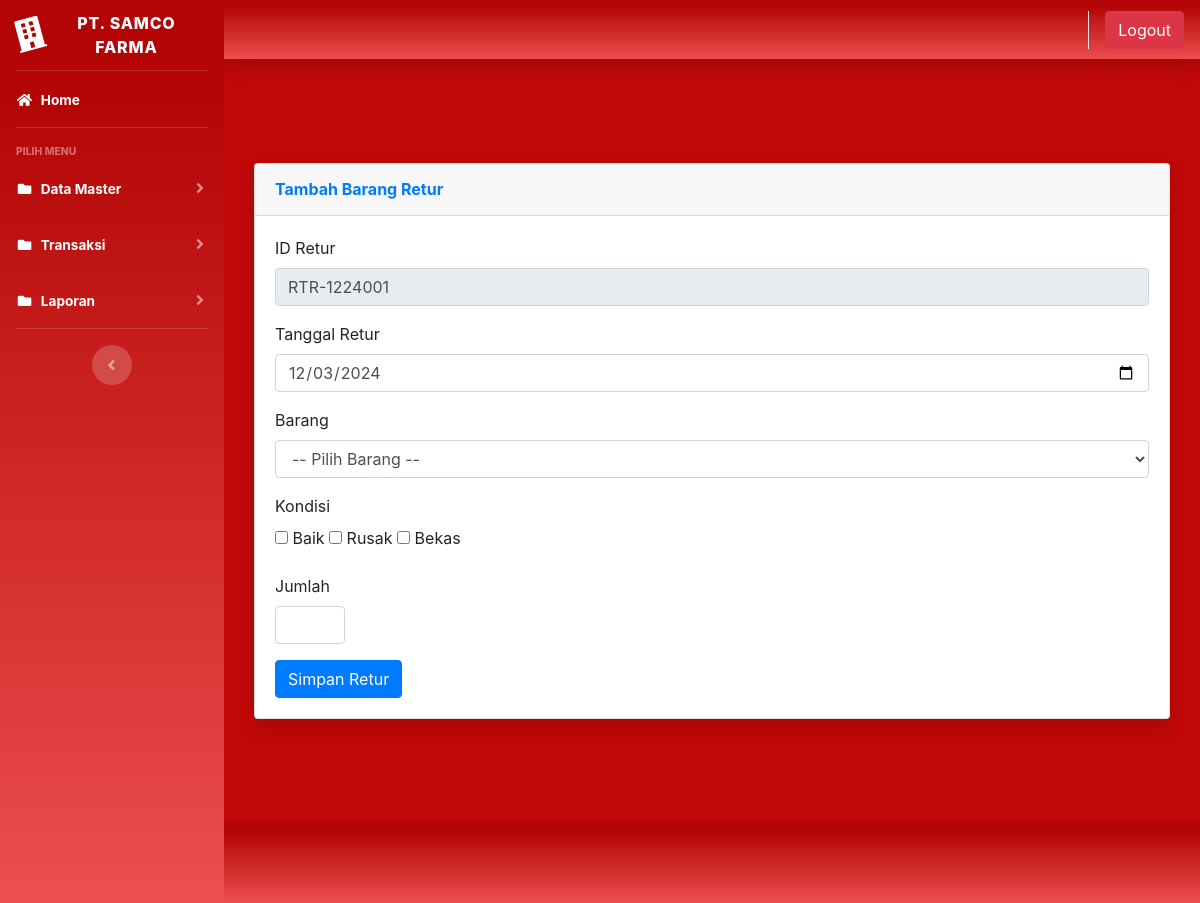
The page /index.php?page=barangretur&aksi=tambahbarangretur (signed in) on the database as committed earlier.
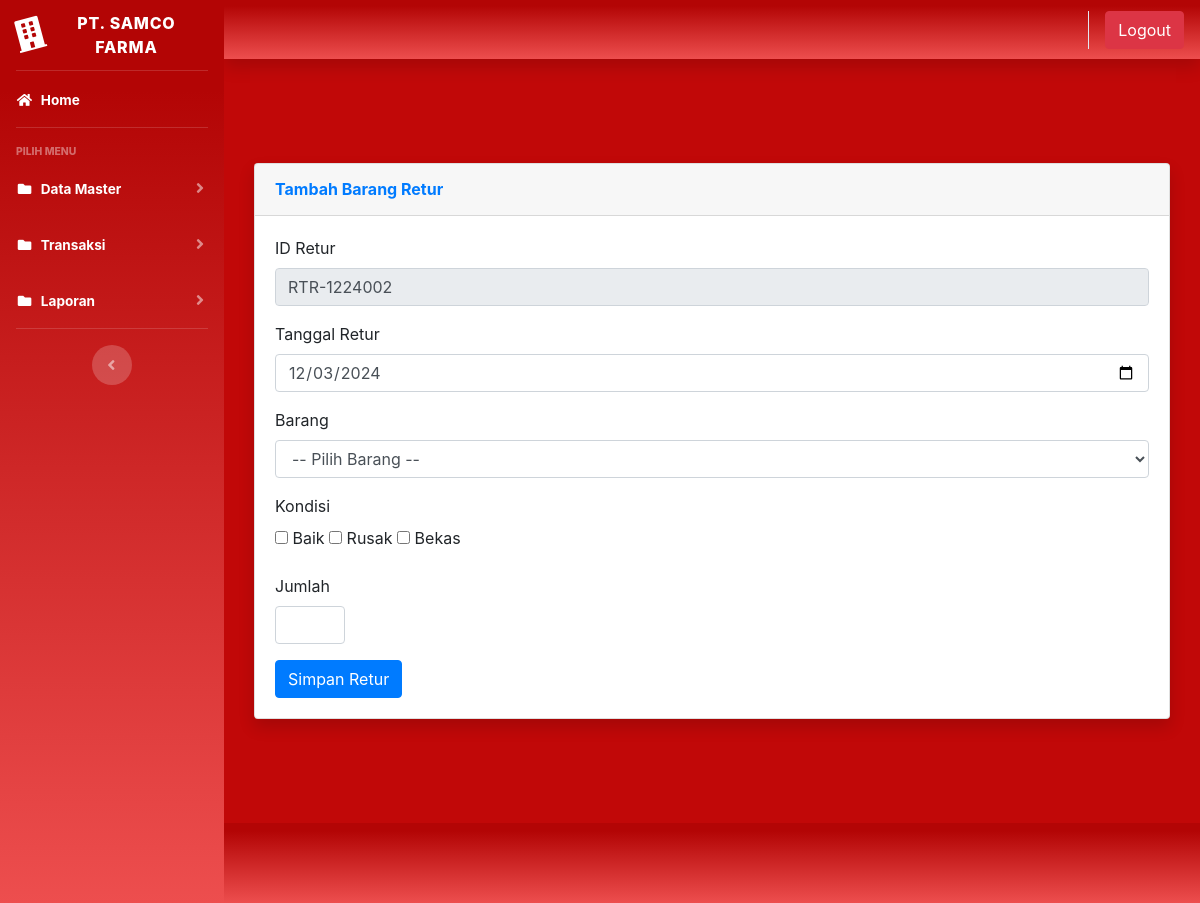
The same page on the database as committed later.
### tables this page shows
CREATE TABLE `barang_retur` (
  `id_retur` varchar(20) NOT NULL,
  `id_transaksi` varchar(20) DEFAULT NULL,
  `tanggal_retur` date DEFAULT NULL,
  `kode_barang` varchar(20) DEFAULT NULL,
  `nama_barang` varchar(255) DEFAULT NULL,
  `jenis_barang` varchar(100) NOT NULL,
  `kondisi` text DEFAULT NULL,
  `kerusakan_dropdown` text DEFAULT NULL,
  `kerusakan` text DEFAULT NULL,
  `jumlah` int(11) DEFAULT NULL,
  `tujuan` varchar(255) DEFAULT NULL
);

### page/barangretur/tambahbarangretur.php (the view, shortened to what this page needs)
<?php
$koneksi = new mysqli("localhost", "root", "", "webinventory");
$no = mysqli_query($koneksi, "SELECT id_retur FROM barang_retur ORDER BY id_retur DESC LIMIT 1");
$idtran = mysqli_fetch_array($no);
if ($idtran) {
    $kode = $idtran['id_retur'];
} else {
    $kode = "RTR-" . date("m") . date("y") . "000";
}
$urut = substr($kode, 8, 3);
$tambah = (int) $urut + 1;
$bulan = date("m");
$tahun = date("y");
if (strlen($tambah) == 1) {
    $format = "RTR-" . $bulan . $tahun . "00" . $tambah;
} else if (strlen($tambah) == 2) {
    $format = "RTR-" . $bulan . $tahun . "0" . $tambah;
} else {
    $format = "RTR-" . $bulan . $tahun . $tambah;
}
$tanggal_retur = date("Y-m-d");
?>
<div class="container-fluid">
    <div class="card shadow mb-4">
        <div class="card-header py-3">
            <h6 class="m-0 font-weight-bold text-primary">Tambah Barang Retur</h6>
        </div>
        <div class="card-body">
            <div class="table-responsive">
                <form method="POST" enctype="multipart/form-data">
                    <label for="id_retur">ID Retur</label>
                    <div class="form-group">
                        <input type="text" name="id_retur" class="form-control" id="id_retur"
                            value="<?php echo $format; ?>" readonly />
                    </div>
                    <label for="tanggal_retur">Tanggal Retur</label>
                    <div class="form-group">
                        <input type="date" name="tanggal_retur" class="form-control" id="tanggal_retur"
                            value="<?php echo $tanggal_retur; ?>" />
                    </div>
                    <label for="barang">Barang</label>
                    <div class="form-group">
                        <select name="barang" id="cmb_barang" class="form-control">
                            <option value="">-- Pilih Barang --</option>
                        </select>
                    </div>
                    <label for="kondisi">Kondisi</label>
                    <div class="form-group">
                        <div class="checkbox-group">
                            <label><input type="checkbox" name="kondisi[]" value="Baik" /> Baik</label>
                            <label><input type="checkbox" name="kondisi[]" value="Rusak" id="checkbox_rusak" />
                                Rusak</label>
                            <label><input type="checkbox" name="kondisi[]" value="Bekas" /> Bekas</label>
                        </div>
                    </div>
                    <label for="">Jumlah</label>
                    <div class="form-group">
                        <div class="form-line">
                            <input type="number" name="jumlah_retur" class="form-control" style="max-width: 70px;"
                                inputmode="numeric" min="0" step="1" />
                        </div>
                    </div>
                    <input type="submit" name="simpan_retur" value="Simpan Retur" class="btn btn-primary" />
                </form>
            </div>
        </div>
    </div>
</div>

Rows that differ between the two databases and show on the page:
added barang_retur: id_retur "RTR-1224002"
Other text that changed with them:
form field id_retur: "RTR-1224001" → (not shown)
